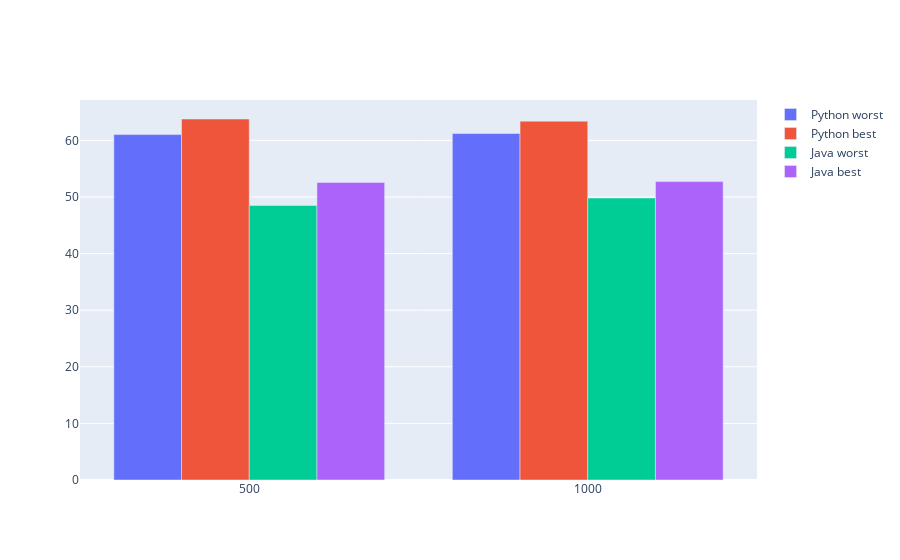

Notebook code cell kept with this figure:
### Code cell
import plotly.graph_objects as go

fig = go.Figure(data=[
    go.Bar(name='Python worst', x=[values[4],values[5]], y=[calculateRelation(df_python_worst,values[4]), calculateRelation(df_python_worst,values[5])]),
    go.Bar(name='Python best', x=[values[4],values[5]], y=[calculateRelation(df_python_best,values[4]), calculateRelation(df_python_best,values[5])]),
    go.Bar(name='Java worst', x=[values[4],values[5]], y=[calculateRelation(df_java_worst,values[4]),calculateRelation(df_java_worst,values[5])]),
    go.Bar(name='Java best', x=[values[4],values[5]], y=[calculateRelation(df_java_best,values[4]), calculateRelation(df_java_best,values[5])])
])
# Change the bar mode
fig.update_layout(barmode='group')
fig.show()

### Figure 1 — Plotly figure (JSON) as saved in the notebook; plotly's stock layout.template omitted (floating-point values rounded to 4 significant figures)
{"data": [{"name": "Python worst", "type": "bar", "x": [500, 1000], "y": [61.03, 61.21]}, {"name": "Python best", "type": "bar", "x": [500, 1000], "y": [63.78, 63.4]}, {"name": "Java worst", "type": "bar", "x": [500, 1000], "y": [48.51, 49.82]}, {"name": "Java best", "type": "bar", "x": [500, 1000], "y": [52.58, 52.72]}], "layout": {"barmode": "group"}}
